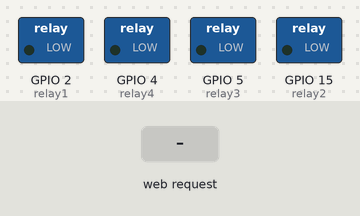
Bench run of a program on a simulated ESP32. Parts: switched loads named in the program (green lamp = pin HIGH). Inputs (shaded band) come from the test bench. WiFi joins after 1.5 s; servers stay silent unless stated; storage starts empty; what the program prints to the serial monitor is not drawn.

Above: at 2.7 s.
2.8 s: HTTP request GET /relay1_on received
At 3.6 s:
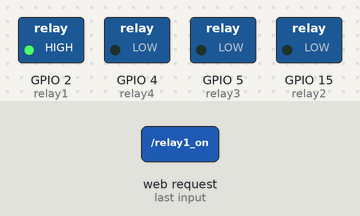
4.3 s: HTTP request GET /relay2_on received
At 4.7 s:
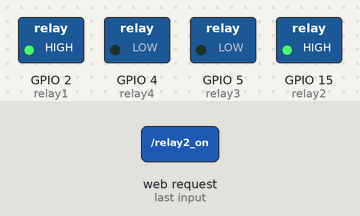
5.8 s: HTTP request GET /relay1_off received
At 7.0 s:
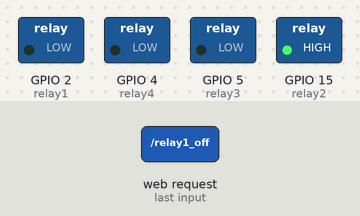
7.3 s: HTTP request GET /relay3_on received
At 8.2 s:
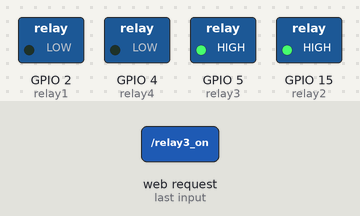
8.8 s: HTTP request GET /relay2_off received
At 9.3 s:
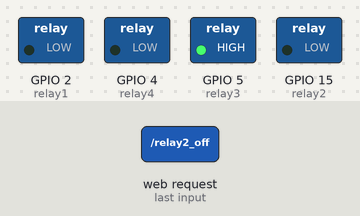
10.3 s: HTTP request GET /relay4_on received
At 11.7 s:
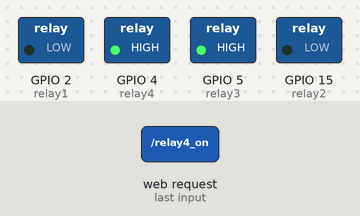
Timing chart, 0 to 12.8 s (numbered marks = the images above; inputs shaded):
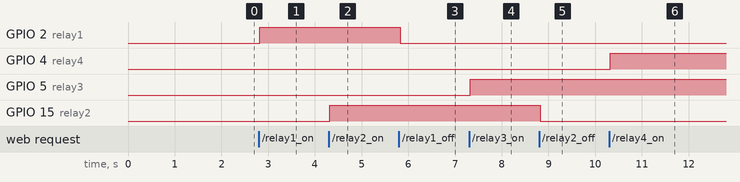

The program:

main.cpp
```cpp
#include <Arduino.h>
#include <WiFi.h>
#include <ESPAsyncWebServer.h>
#include "SPIFFS.h"
#include "esp_wps.h"

// Create AsyncWebServer object on port 80
AsyncWebServer server(80);


// Replace with your network credentials
const char* ssid = "xxxxxxx";
const char* password = "yyyyyyy";

// Variable to store the HTTP request
String header;
String header2;

// Assign output variables to GPIO pins
const int relay1 = 2;
const int relay2 = 15;
const int relay3 = 5;
const int relay4 = 4;
//relays status
int relay1_status = 0;
int relay2_status = 0;
int relay3_status = 0;
int relay4_status = 0;
//Other test variable
const char *htmlindex= "/index.html";
// Function read relays status
void relays_status(){
  relay1_status = digitalRead(relay1);
  relay2_status = digitalRead(relay2);
  relay3_status = digitalRead(relay3);
  relay4_status = digitalRead(relay4);
}

void setup() {

// Initialize the output variables as outputs
pinMode(relay1, OUTPUT);
pinMode(relay2, OUTPUT);
pinMode(relay3, OUTPUT);
pinMode(relay4, OUTPUT);

//start Serial
Serial.begin(115200);
while (!Serial);

//Error detection
if (!SPIFFS.begin(true)) {
  Serial.println("An Error has occurred while mounting SPIFFS");
  return;
}
// Connect to Wi-Fi network with SSID and password
Serial.print("Connecting to ");
Serial.println(ssid);
WiFi.begin(ssid, password);
while (WiFi.status() != WL_CONNECTED) {
  delay(500);
  Serial.println("Connecting to WiFi..");
}
// Print local IP address and start web server
Serial.println("");
Serial.println("WiFi connectedddd.");
Serial.println("IP address: ");
Serial.println(WiFi.localIP());

//-----------Route for root / web page-----------
server.on("/", HTTP_ANY, [](AsyncWebServerRequest * request) {
  request->send(SPIFFS, "/index.html", String());
});

//-----------Route for /relay1_on web page-----------
server.on("/relay1_on", HTTP_ANY, [](AsyncWebServerRequest * request) {
  digitalWrite(relay1,HIGH);
  request->send(SPIFFS, "/index.html", String());
});

//-----------Route for /relay1 web page-----------
server.on("/relay1_off", HTTP_ANY, [](AsyncWebServerRequest * request) {
  digitalWrite(relay1,LOW);
  request->send(SPIFFS, "/index.html", String());
});

//-----------Route for /relay2_on web page-----------
server.on("/relay2_on", HTTP_ANY, [](AsyncWebServerRequest * request) {
  digitalWrite(relay2,HIGH);
  request->send(SPIFFS, "/index.html", String());
});

//-----------Route for /relay2 web page-----------
server.on("/relay2_off", HTTP_ANY, [](AsyncWebServerRequest * request) {
  digitalWrite(relay2,LOW);
  request->send(SPIFFS, "/index.html", String());
});

//-----------Route for /relay3_on web page-----------
server.on("/relay3_on", HTTP_ANY, [](AsyncWebServerRequest * request) {
  digitalWrite(relay3,HIGH);
  request->send(SPIFFS, "/index.html", String());
});

//-----------Route for /relay3 web page-----------
server.on("/relay3_off", HTTP_ANY, [](AsyncWebServerRequest * request) {
  digitalWrite(relay3,LOW);
  request->send(SPIFFS, "/index.html", String());
});

//-----------Route for /relay4_on web page-----------
server.on("/relay4_on", HTTP_ANY, [](AsyncWebServerRequest * request) {
  digitalWrite(relay4,HIGH);
  request->send(SPIFFS, "/index.html", String());
});

//-----------Route for /relay4 web page-----------
server.on("/relay4_off", HTTP_ANY, [](AsyncWebServerRequest * request) {
  digitalWrite(relay4,LOW);
  request->send(SPIFFS, "/index.html", String());
});

//-----------Route for /relays web page-----------
server.on("/relays", HTTP_ANY, [](AsyncWebServerRequest * request) {
      relays_status();
      String relays_str = "relay1=" + String(relay1_status, DEC) +
                          "; relay2=" + String(relay2_status, DEC) +
                          "; relay3=" + String(relay3_status, DEC) +
                          "; relay4=" + String(relay4_status, DEC);
    request->send(200, "text/html", relays_str);
});


//-----------Start server-----------
server.begin();

}

void loop() {
  // put your main code here, to run repeatedly:
}
```

Measured:
- after the input at 2.8 s, GPIO 2 (relay1): LOW → HIGH at once
- after the input at 4.3 s, GPIO 15 (relay2): LOW → HIGH at once
- after the input at 5.8 s, GPIO 2 (relay1): HIGH → LOW at once
- after the input at 7.3 s, GPIO 5 (relay3): LOW → HIGH at once
- after the input at 8.8 s, GPIO 15 (relay2): HIGH → LOW at once
- after the input at 10.3 s, GPIO 4 (relay4): LOW → HIGH at once
